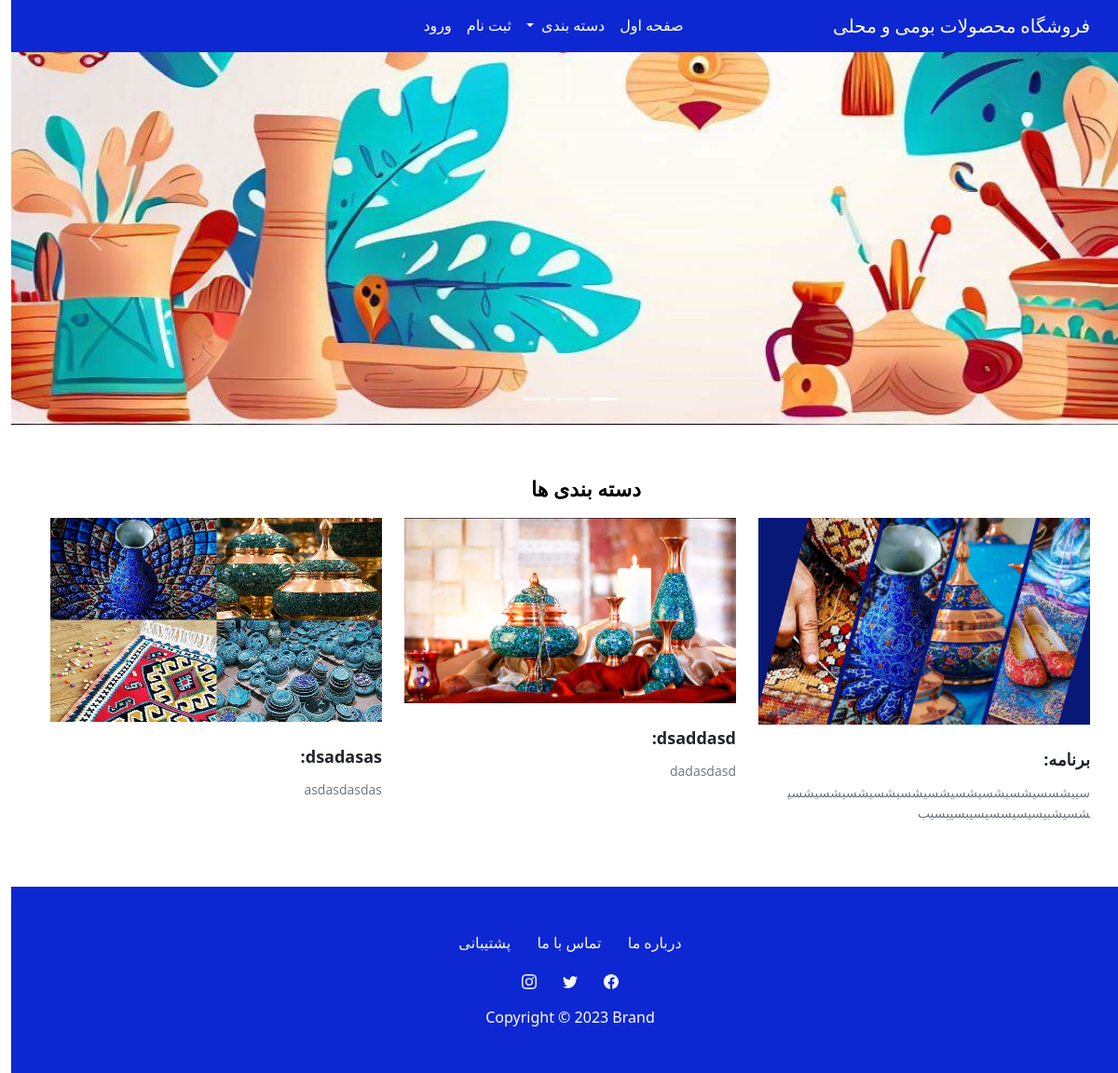
The page /Home/ on the database its author committed.
### Admin/models.py (models this page shows)
class Slider(models.Model):
    Title = models.CharField(max_length=100)
    Description = models.CharField(max_length=255)
    Image = models.ImageField(upload_to=filepath,null=True,blank=True)

class Card(models.Model):
    Title = models.CharField(max_length=100)
    Description = models.CharField(max_length=255)
    Image = models.ImageField(upload_to=file_path,null=True,blank=True)

### Core/views.py (the view)
# urls.py: path('Home/',views.Home,name='Home'),
def Home(request):
    slider=Slider.objects.all()
    ct=Category.objects.all()
    card=Card.objects.all()
    return render(request,'index.html',{'slider':slider,'ct':ct,'card':card})

### Templates/index.html (shortened to what this page needs)
{% extends 'Base.html' %}
{% block content %}
    <div class="carousel slide" data-bs-ride="carousel" id="carousel-1" style="position: relative;">
        <div class="carousel-inner">
            {% for s in slider%}
            <div class="carousel-item active"  style="height: 400px;">
                <img class="d-block w-100 h-100" src="{{s.Image.url}}" alt="First slide">
            </div>
            {% endfor%}
        </div>
        <div><a class="carousel-control-prev" href="#carousel-1" role="button" data-bs-slide="prev"><span class="carousel-control-prev-icon"></span><span class="visually-hidden">Previous</span></a><a class="carousel-control-next" href="#carousel-1" role="button" data-bs-slide="next"><span class="carousel-control-next-icon"></span><span class="visually-hidden">Next</span></a></div>
        <ol class="carousel-indicators">
            <li data-bs-target="#carousel-1" data-bs-slide-to="0" class="active"></li>
            <li data-bs-target="#carousel-1" data-bs-slide-to="1"></li>
            <li data-bs-target="#carousel-1" data-bs-slide-to="2"></li>
        </ol>
    </div>
    <div>
        <div class="container">
            <h2 class="" style="margin-top: 52px;margin-left: 34px;font-family: 'Open Sans', sans-serif;font-size: 22px;font-weight: 800;line-height: 32px;color: rgb(0,0,0);text-align: center;">دسته بندی ها</h2>
            <div class="row">
                {% for cards in card%}
                <div class="col-md-4 cust_blogteaser" style="padding-bottom: 20px;margin-bottom: 32px;"><a href="#"><img class="img-fluid" style="height: auto;" src="{{cards.Image.url}}"></a>
                    <h3 style="text-align: right;margin-top: 20px;font-family: 'Open Sans', sans-serif;font-size: 18px;margin-right: 0;margin-left: 24px;line-height: 34px;letter-spacing: 0px;font-style: normal;font-weight: bold;">{{cards.Title}}:<br></h3>
                    <p class="text-secondary" style="text-align: right;font-size: 14px;font-family: 'Open Sans', sans-serif;line-height: 22px;color: rgb(9,9,10);margin-left: 24px;word-wrap: break-word;">{{cards.Description}}</p>
                </div>
                {% endfor %}
            </div>
        </div>
{% endblock %}

### rows shown on the page
Slider: Image (picture)
Card: Image (picture), Title "برنامه", Description "سییشسسیشسیشسیشسیشسیشسیشسیشسیشسیشسیشسیشبیسیسیسسیسیبسیبسیب"
Card: Image (picture), Title "dsaddasd", Description "dadasdasd"
Card: Image (picture), Title "dsadasas", Description "asdasdasdas"
